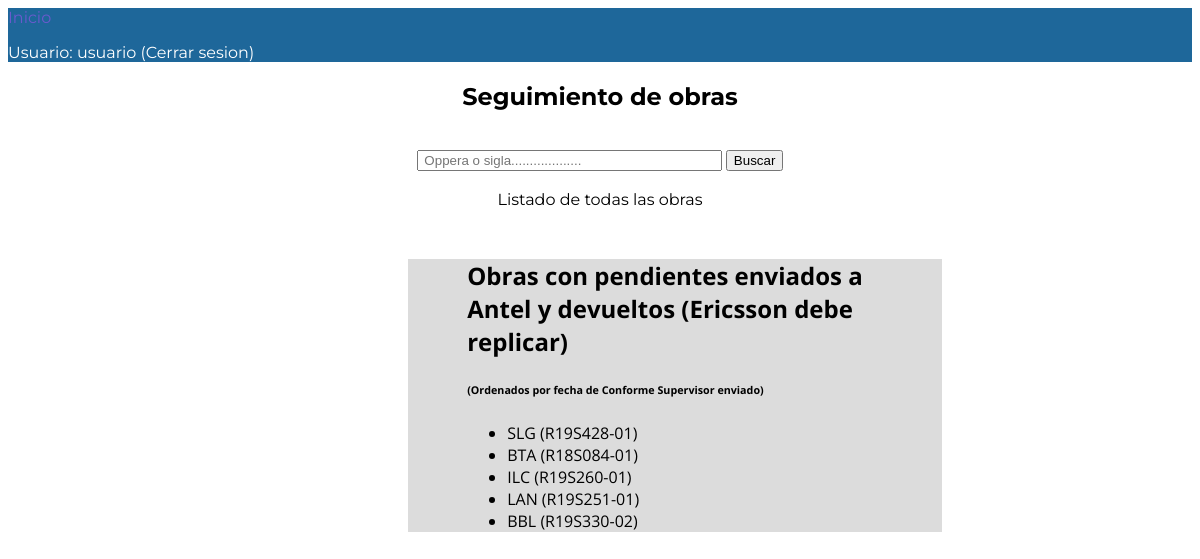
/manager/pendcontestedNR/ (signed in), run on the app's committed database.
### manager/models.py (models this page shows)
class WorkSheet(models.Model):
    site = models.CharField(verbose_name = 'Sigla', max_length = 12)
    oppera = models.CharField(verbose_name = 'No. Oppera', max_length =  10)
    cs_date = models.DateField(verbose_name = 'Fecha CS',null = True)
    cs_comments = models.CharField(verbose_name = 'Comentarios sobre CS', null = True , blank = True, max_length = 200)
    pendings_date = models.DateField(verbose_name = 'Fecha SA',null = True, blank = True)
    claim_date = models.DateField(verbose_name = 'Fecha reclamo pendientes',null = True, blank = True)
    asp = models.CharField(verbose_name = 'ASP responsable', max_length = 15, null = True , blank = True)
    claim_pending_comments = models.CharField(verbose_name = 'Cometarios sobre el reclamo a ASP', null = True , blank = True, max_length = 200)
    ca_date = models.DateField(verbose_name = 'Fecha CA',null = True, blank = True)
    ca_comments = models.CharField(verbose_name = 'Comentarios sobre CA', null = True , blank = True, max_length = 200)
    SERVER_PICS = (
        ('s','Si'),
        ('n','No')
    )
    ca_pics_link = models.CharField(max_length = 1, choices = SERVER_PICS, blank = True, null = True, verbose_name = 'Fotos para servidor de Antel')
    pend_type = models.ManyToManyField(PendType, verbose_name = 'Tipo de pendiente', blank = True)
    CLOSED = (
        ('s','Si'),
        ('n','No')
    )
    closed = models.CharField(max_length = 1, choices = CLOSED, blank = True, default = 'n', verbose_name = 'Obra cerrada')
    SIDE = (
        ('a','Antel'),
        ('e','Ericsson')
    )
    pend_side = models.CharField(max_length = 1, choices = SIDE, blank = True, default = 'a', verbose_name = 'Responsable de contestar')
    class Meta:
        ordering = ['-cs_date']

### manager/views.py (the view)
# urls.py: path('pendcontestedNR/',views.pendcontestedNR, name = 'pend-contestedNR'),
@login_required
def pendcontestedNR(request):
    title = 'Obras con pendientes enviados a Antel y devueltos (Ericsson debe replicar)'
    filter = WorkSheet.objects.filter(
            ~Q(pendings_date = None) & ~Q(ca_date = None) & Q(closed = 'n') & Q(pend_side = 'e')
        )
    return render(
        request,
        'manager/worksheet_list.html',
        context = {
            'filter':filter,
            'title':title,
        }
    )

### templates/manager/worksheet_list.html (shortened to what this page needs)
{% extends "base_generic.html" %}
{% block content %}
<div id="wrapper2">
    <h2>{{ title }}</h2>
    {% if request.user.is_authenticated %}
        {% if filter %}
        <h6>(Ordenados por fecha de Conforme Supervisor enviado)</h6>
            <ul>
                {% for pend in filter %}
                <li>
                    <a href="{% url 'work-detail' pend.id %}">{{ pend.site }} ({{ pend.oppera }})</a>
                </li>
                {% endfor %}
            </ul>
        {% endif %}
    {% endif %}
    </div>
    {% endblock %}

### templates/base_generic.html (shortened to what this page needs)
<!DOCTYPE html>
<html lang="en">
<head>
  {% load static %}
  <link rel="stylesheet" href="{% static 'css/styles.css' %}">
</head>
<body>
  <header>
    <nav>
      <a href="{% url 'index' %}" class="selected">Inicio</a><br>
      {% if user.is_authenticated %}
       <p> Usuario: {{ user.get_username }}
        <a href="{% url 'logout' %}">(Cerrar sesion)</a>
       </p>
      {% else %}
        <a href="{% url 'login'%}?next={{request.path}}">Inciar sesion</a>
      {% endif %}
    </nav>
  </header>
  <div id="logo">
    <h2>Seguimiento de obras</h2><br>
</div>
<div id="search-bar">
    <form action="{% url 'search-work' %}" method="get">
        <input name="q" type="text" size= "35" placeholder=" Oppera o sigla...................">
        <button>Buscar</button><br><br>
    </form>
</div>
<div id="logo">
  <a href="{% url 'export_users_xls' %}">Listado de todas las obras</a>
</div>
  <div class="container-fluid">
    <div class="row">
      <div class="col-sm-10 ">
      {% block content %}{% endblock %}
      </div>
    </div>
  </div>
</body>
</html>

### manager/static/css/styles.css (style rules this page uses)
body { font-family: 'Montserrat'; color: black; }
a { text-decoration: none; color: black; }
a.selected, a:hover { color: slateblue; }
#wrapper2 { max-width: 1500px; margin: 50px 250px 250px 400px; padding: 0 5% ; text-align: left; font-family: 'Open Sans'; background-color: gainsboro; }
nav a, nav a:visited { color: #ffffff; }
nav p { color: white; }
header { background-color: #1E679A; border-color: black; }
#logo { text-align: center; margin: 0; }
#search-bar { text-align: center; margin: 0; }

### data on the page
WorkSheet: site "SLG", oppera "R19S428-01"
WorkSheet: site "BTA", oppera "R18S084-01"
WorkSheet: site "ILC", oppera "R19S260-01"
WorkSheet: site "LAN", oppera "R19S251-01"
WorkSheet: site "BBL", oppera "R19S330-02"

### other printed values
{{ user.get_username }} "usuario"
{{ title }} "Obras con pendientes enviados a Antel y devueltos (Ericsson debe replicar)"
